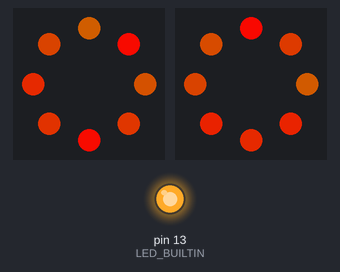
The sketch below on a simulated Arduino Nano, built with avr-gcc and run on an emulated ATmega328P. On the bench: 2 × 8 RGB LEDs in a ring, first at the top, clockwise, output pins drawn as LEDs (lit = HIGH). Random numbers use the default seed unless the sketch sets one; what the sketch prints to the serial monitor is not drawn.

Above: at 2.46 s.
At 11.77 s:
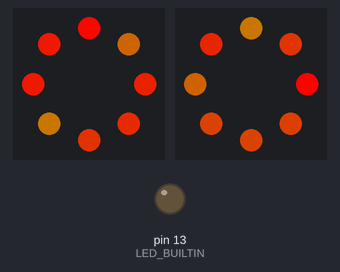
At 21.08 s:
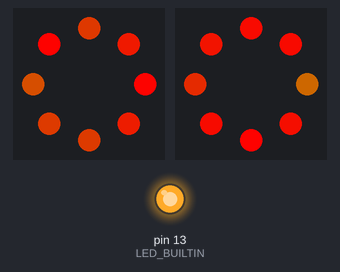
At 27.09 s:
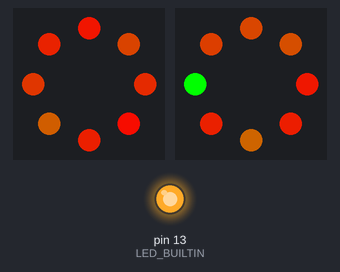
At 31.59 s:
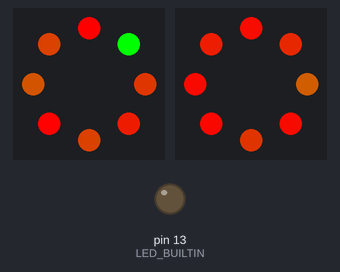
At 39.7 s:
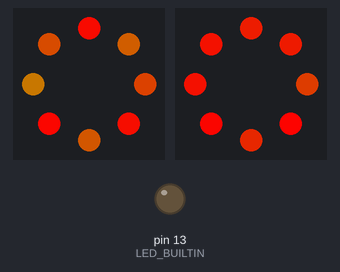
Timing chart, 0 to 40.0 s (numbered marks = the images above):
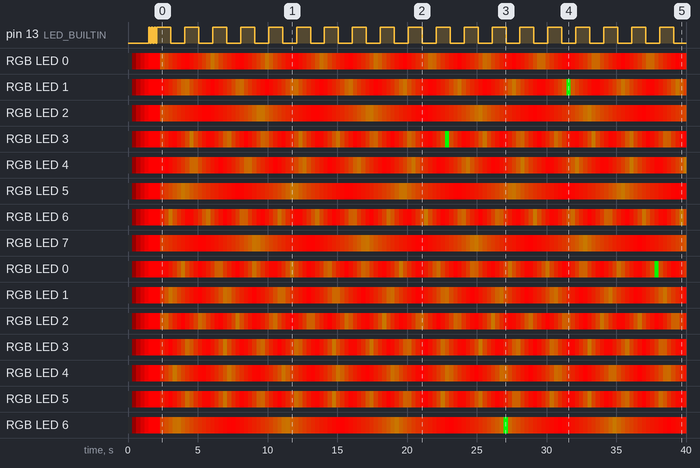

Measured:
- by itself, pin 13 (LED_BUILTIN): HIGH → LOW at 1.6 s, → HIGH 0.10 s later, → LOW 0.10 s later, → HIGH 0.10 s later, … (43 changes in this stretch)
- by itself, RGB LED 0: off → RGB(19, 0, 0) at 0.30 s, → RGB(80, 0, 0) 0.30 s later, → RGB(141, 0, 0) 0.30 s later, → RGB(202, 0, 0) 0.30 s later, … (131 changes in this stretch)
- by itself, RGB LED 1: off → RGB(19, 0, 0) at 0.30 s, → RGB(80, 0, 0) 0.30 s later, → RGB(141, 0, 0) 0.30 s later, → RGB(202, 0, 0) 0.30 s later, … (131 changes in this stretch)

The sketch:

main.ino
```cpp
// (licence header left out)
#include "config.h"
// #include "bussard.h"    // Effect 1: counter-rotating wave + random flash
#include "bussard2.h"      // Effect 2: per-LED pulse (yellow/orange/red) + green flash

// ─── Heartbeat ────────────────────────────────────────────────────────────────

static unsigned long last_heartbeat  = 0;
static bool          heartbeat_state = false;

// ─── Setup ───────────────────────────────────────────────────────────────────

void setup() {
  delay(100);

  Serial.begin(115200);
  delay(100);

  randomSeed(analogRead(A0));

  Serial.println("PolarLights TOS Enterprise — Central Controller");

  // bussard_setup();    // Effect 1
  bussard2_setup();      // Effect 2 — called first to clear LEDs before startup blink

  pinMode(LED_BUILTIN, OUTPUT);

  // Startup blink — 3 fast blinks to confirm firmware is running
  for (int i = 0; i < 3; i++) {
    digitalWrite(LED_BUILTIN, HIGH); delay(100);
    digitalWrite(LED_BUILTIN, LOW);  delay(100);
  }

  // Add additional subsystem setup calls here:
  // navlights_setup();
  // impulse_setup();

  Serial.println("Controller: Ready");
}

// ─── Loop ────────────────────────────────────────────────────────────────────

void loop() {
  // bussard_loop();    // Effect 1
  bussard2_loop();      // Effect 2

  // Add additional subsystem loop calls here:
  // navlights_loop();
  // impulse_loop();

  // Heartbeat — 1Hz blink on built-in LED
  unsigned long now = millis();
  if (now - last_heartbeat >= 1000) {
    last_heartbeat  = now;
    heartbeat_state = !heartbeat_state;
    digitalWrite(LED_BUILTIN, heartbeat_state ? HIGH : LOW);
  }
}
```

bussard.cpp
```cpp
// (licence header left out)
#include "bussard.h"

// ─── Module State ─────────────────────────────────────────────────────────────

static CRGB leds_port[LED_COUNT];
static CRGB leds_starboard[LED_COUNT];
static LEDState state_port[LED_COUNT];
static LEDState state_starboard[LED_COUNT];

static unsigned long last_rotation  = 0;
static unsigned long last_fade_step = 0;
static unsigned long last_flash_step = 0;

// ─── Private Functions ────────────────────────────────────────────────────────

/*
 * initialize_ring()
 * Seeds LED state array with randomised starting values.
 */
static void initialize_ring(LEDState* ring) {
  for (int i = 0; i < LED_COUNT; i++) {
    ring[i].base_red        = 255;
    ring[i].base_green      = random(1, 34);
    ring[i].base_blue       = 0;
    ring[i].fade_dir        = random(0, 2);
    ring[i].flash_red       = 0;
    ring[i].flash_green     = 0;
    ring[i].flash_blue      = 0;
    ring[i].flash_fade_dir  = 1;
    ring[i].flashing        = false;
    ring[i].flash_type      = 0;
    ring[i].flash_end_time  = millis() - random(0, BUSSARD_FLASH_COOLDOWN);
  }
}

/*
 * rotate_colors_ccw()
 * Shifts base wave state one position counter-clockwise through the ring.
 * Flash overlay state is not moved.
 */
static void rotate_colors_ccw(LEDState* ring) {
  uint8_t t_red   = ring[0].base_red;
  uint8_t t_green = ring[0].base_green;
  uint8_t t_blue  = ring[0].base_blue;
  uint8_t t_dir   = ring[0].fade_dir;
  for (int i = 0; i < LED_COUNT - 1; i++) {
    ring[i].base_red   = ring[i + 1].base_red;
    ring[i].base_green = ring[i + 1].base_green;
    ring[i].base_blue  = ring[i + 1].base_blue;
    ring[i].fade_dir   = ring[i + 1].fade_dir;
  }
  ring[LED_COUNT - 1].base_red   = t_red;
  ring[LED_COUNT - 1].base_green = t_green;
  ring[LED_COUNT - 1].base_blue  = t_blue;
  ring[LED_COUNT - 1].fade_dir   = t_dir;
}

/*
 * rotate_colors_cw()
 * Shifts base wave state one position clockwise through the ring.
 * Flash overlay state is not moved.
 */
static void rotate_colors_cw(LEDState* ring) {
  uint8_t t_red   = ring[LED_COUNT - 1].base_red;
  uint8_t t_green = ring[LED_COUNT - 1].base_green;
  uint8_t t_blue  = ring[LED_COUNT - 1].base_blue;
  uint8_t t_dir   = ring[LED_COUNT - 1].fade_dir;
  for (int i = LED_COUNT - 1; i > 0; i--) {
    ring[i].base_red   = ring[i - 1].base_red;
    ring[i].base_green = ring[i - 1].base_green;
    ring[i].base_blue  = ring[i - 1].base_blue;
    ring[i].fade_dir   = ring[i - 1].fade_dir;
  }
  ring[0].base_red   = t_red;
  ring[0].base_green = t_green;
  ring[0].base_blue  = t_blue;
  ring[0].fade_dir   = t_dir;
}

/*
 * update_fade()
 * Advances the base wave fade cycle for one LED.
 * Red is inversely proportional to green: full red at green=0.
 */
static void update_fade(LEDState* state) {
  if (state->base_green <= 50 && state->fade_dir == 1) {
    state->base_green++;
    if (state->base_green >= 50) state->fade_dir = 0;
  } else if (state->base_green >= 1 && state->fade_dir == 0) {
    state->base_green--;
    if (state->base_green <= 1) state->fade_dir = 1;
  }
  state->base_red  = 255 - (state->base_green * 2);
  state->base_blue = 0;
}

/*
 * count_active_flashes()
 * Returns total number of LEDs currently in a flash state across both rings.
 */
static int count_active_flashes() {
  int count = 0;
  for (int i = 0; i < LED_COUNT; i++) {
    if (state_port[i].flashing)      count++;
    if (state_starboard[i].flashing) count++;
  }
  return count;
}

/*
 * check_flash_trigger()
 * Evaluates flash trigger conditions for one LED.
 * Skips if: adjacent LED is flashing, global flash limit reached, or cooldown active.
 */
static void check_flash_trigger(LEDState* ring, int index) {
  int prev = (index - 1 + LED_COUNT) % LED_COUNT;
  int next = (index + 1) % LED_COUNT;
  unsigned long now = millis();

  if (!ring[index].flashing
      && !ring[prev].flashing
      && !ring[next].flashing
      && count_active_flashes() < BUSSARD_MAX_FLASHES
      && (now - ring[index].flash_end_time >= BUSSARD_FLASH_COOLDOWN)) {

    if (random(0, 100) < BUSSARD_FLASH_PROB) {
      int prob = random(0, 100);

#ifdef BUSSARD_BLUE_FLASH_ENABLED
      if (prob < BUSSARD_PROB_BLUE) {
        ring[index].flash_type      = 1;
        ring[index].flashing        = true;
        ring[index].flash_blue      = 1;
        ring[index].flash_red       = 0;
        ring[index].flash_green     = 0;
        ring[index].flash_fade_dir  = 1;
      } else if (prob < (BUSSARD_PROB_BLUE + BUSSARD_PROB_PURE_GREEN)) {
#else
      if (prob < (BUSSARD_PROB_BLUE + BUSSARD_PROB_PURE_GREEN)) {
#endif
        ring[index].flash_type      = 2;
        ring[index].flashing        = true;
        ring[index].flash_green     = 1;
        ring[index].flash_red       = 0;
        ring[index].flash_blue      = 0;
        ring[index].flash_fade_dir  = 1;
      }
    }
  }
}

/*
 * update_flash()
 * Advances the flash overlay fade cycle for one LED.
 * Clears flash state and records end time when fade completes.
 */
static void update_flash(LEDState* state) {
  if (!state->flashing) return;

  if (state->flash_type == 1) {
    // Blue flash
    if (state->flash_blue <= BUSSARD_FLASH_PEAK && state->flash_fade_dir == 1) {
      state->flash_blue++;
      if (state->flash_blue >= BUSSARD_FLASH_PEAK) state->flash_fade_dir = 0;
    } else if (state->flash_blue >= 1 && state->flash_fade_dir == 0) {
      state->flash_blue--;
      if (state->flash_blue <= 1) {
        state->flashing       = false;
        state->flash_type     = 0;
        state->flash_blue     = 0;
        state->flash_end_time = millis();
      }
    }
  } else if (state->flash_type == 2) {
    // Green flash
    if (state->flash_green <= BUSSARD_FLASH_PEAK && state->flash_fade_dir == 1) {
      state->flash_green++;
      if (state->flash_green >= BUSSARD_FLASH_PEAK) state->flash_fade_dir = 0;
    } else if (state->flash_green >= 1 && state->flash_fade_dir == 0) {
      state->flash_green--;
      if (state->flash_green <= 1) {
        state->flashing       = false;
        state->flash_type     = 0;
        state->flash_green    = 0;
        state->flash_end_time = millis();
      }
    }
  }
}

/*
 * apply_colors()
 * Writes flash overlay to FastLED array when active; base wave otherwise.
 */
static void apply_colors(LEDState* states, CRGB* leds) {
  for (int i = 0; i < LED_COUNT; i++) {
    if (states[i].flashing) {
      leds[i] = CRGB(states[i].flash_red, states[i].flash_green, states[i].flash_blue);
    } else {
      leds[i] = CRGB(states[i].base_red, states[i].base_green, states[i].base_blue);
    }
  }
}

// ─── Public Interface ─────────────────────────────────────────────────────────

/*
 * bussard_setup()
 * Registers FastLED strips, initialises ring state, runs startup LED test.
 */
void bussard_setup() {
  FastLED.addLeds<LED_TYPE, PIN_PORT, COLOR_ORDER>(leds_port, LED_COUNT);
  FastLED.addLeds<LED_TYPE, PIN_STARBOARD, COLOR_ORDER>(leds_starboard, LED_COUNT);
  FastLED.setBrightness(BRIGHTNESS);

  initialize_ring(state_port);
  initialize_ring(state_starboard);

  Serial.println("Bussard: Initialised");
  Serial.println("Bussard: Port=CCW | Starboard=CW");
  Serial.print  ("Bussard: Rotation delay=");
  Serial.print  (BUSSARD_ROTATION_DELAY);
  Serial.println("ms");

  // Startup LED test — all LEDs dim red for ~3s then ramp to full
  Serial.println("Bussard: LED test...");
  for (int i = 0; i < LED_COUNT; i++) {
    leds_port[i]      = CRGB(32, 0, 0);
    leds_starboard[i] = CRGB(32, 0, 0);
  }
  FastLED.show();
  delay(3200);

  for (int b = 32; b <= 255; b++) {
    for (int i = 0; i < LED_COUNT; i++) {
      leds_port[i]      = CRGB(b, 0, 0);
      leds_starboard[i] = CRGB(b, 0, 0);
    }
    FastLED.show();
    delay(4); // ~223 steps × 4ms ≈ 1s
  }
  Serial.println("Bussard: Ready");
}

/*
 * bussard_loop()
 * Advances rotation, fade, and flash state machines. Writes to FastLED arrays.
 * Must be called every iteration of loop().
 */
void bussard_loop() {
  unsigned long now = millis();

  // Rotation
  if (now - last_rotation >= BUSSARD_ROTATION_DELAY) {
    last_rotation = now;
    rotate_colors_ccw(state_port);
    rotate_colors_cw(state_starboard);
  }

  // Fade and flash steps
  bool do_fade_step  = (now - last_fade_step  >= BUSSARD_FADE_STEP_DELAY);
  bool do_flash_step = (now - last_flash_step >= BUSSARD_FLASH_STEP_DELAY);

  if (do_fade_step)  last_fade_step  = now;
  if (do_flash_step) last_flash_step = now;

  for (int i = 0; i < LED_COUNT; i++) {
    if (do_fade_step) {
      update_fade(&state_port[i]);
      update_fade(&state_starboard[i]);
    }
    if (do_flash_step) {
      check_flash_trigger(state_port,      i);
      check_flash_trigger(state_starboard, i);
      update_flash(&state_port[i]);
      update_flash(&state_starboard[i]);
    }
  }

  apply_colors(state_port,      leds_port);
  apply_colors(state_starboard, leds_starboard);
  FastLED.show();
}
```

bussard.h
```cpp
// (licence header left out)
#ifndef BUSSARD_H
#define BUSSARD_H

#include "config.h"

// ─── Animation Parameters ─────────────────────────────────────────────────────

#define BUSSARD_ROTATION_DELAY  300   // ms between rotation steps (~25 RPM)
#define BUSSARD_FADE_STEP_DELAY  20   // ms between base wave fade steps
#define BUSSARD_FLASH_STEP_DELAY  1   // ms between flash fade steps
#define BUSSARD_FLASH_PEAK       25   // flash channel peak value
#define BUSSARD_FLASH_COOLDOWN  2500  // ms an LED must wait before retriggering
#define BUSSARD_FLASH_PROB        4   // % chance per LED per flash step
#define BUSSARD_MAX_FLASHES       3   // maximum simultaneous active flashes

// Flash type probabilities (must sum ≤ 100; remainder = base rotation colour)
#define BUSSARD_PROB_BLUE        10   // % chance of blue flash
#define BUSSARD_PROB_PURE_GREEN   5   // % chance of pure green flash

// ─── Public Interface ─────────────────────────────────────────────────────────

/*
 * bussard_setup()
 * Registers FastLED strips, seeds LED state, and runs startup LED test.
 * Call once from setup().
 */
void bussard_setup();

/*
 * bussard_loop()
 * Advances all Bussard animation state machines (rotation, fade, flash).
 * Call every iteration from loop().
 */
void bussard_loop();

#endif // BUSSARD_H
```

bussard2.cpp
```cpp
// (licence header left out)
#include "bussard2.h"

// ─── Internal State ───────────────────────────────────────────────────────────

/*
 * B2State
 * Per-LED state for the v2 pulse effect.
 */
struct B2State {
  uint8_t       phase;            // current position in pulse cycle (0–255)
  uint8_t       phase_step;       // phase advance per tick (1–3, randomised at init)
  bool          flashing;         // true during active green flash
  unsigned long flash_end_time;   // millis() timestamp when flash expires
};

static CRGB    leds_port[LED_COUNT];
static CRGB    leds_starboard[LED_COUNT];
static B2State state_port[LED_COUNT];
static B2State state_starboard[LED_COUNT];

static unsigned long last_phase_step = 0;

// ─── Private Functions ────────────────────────────────────────────────────────

/*
 * phase_to_color()
 * Maps a phase value (0–255) to a CRGB colour along the dim-yellow → red arc.
 * Phase 0 and 255 are both dim yellow. Phase 127 is bright red.
 */
static CRGB phase_to_color(uint8_t phase) {
  // Fold phase into a 0–127 triangle (0 = dim, 127 = peak)
  uint8_t half = (phase <= 127) ? phase : (255 - phase);

  uint8_t r = (uint8_t)(100 + ((uint16_t)155 * half / 127));
  uint8_t g = (uint8_t)( 60 - ((uint16_t) 60 * half / 127));

  return CRGB(r, g, 0);
}

/*
 * initialize_ring()
 * Seeds per-LED state with randomised phase offsets and step sizes.
 */
static void initialize_ring(B2State* ring) {
  for (int i = 0; i < LED_COUNT; i++) {
    ring[i].phase       = (uint8_t)random(0, 256);
    ring[i].phase_step  = (uint8_t)random(1, 4);   // 1, 2, or 3
    ring[i].flashing      = false;
    ring[i].flash_end_time = 0;
  }
}

/*
 * advance_phase()
 * Advances phase for one LED. Returns true if a phase wrap occurred.
 * Flash triggering is handled separately by check_flash_trigger().
 */
static bool advance_phase(B2State* state) {
  if (state->flashing) return false;  // hold phase during flash

  uint16_t next = (uint16_t)state->phase + state->phase_step;

  if (next >= 256) {
    state->phase = (uint8_t)(next - 256);
    return true;   // phase wrapped — caller may evaluate flash trigger
  } else {
    state->phase = (uint8_t)next;
    return false;
  }
}

/*
 * check_flash_trigger()
 * Evaluates green flash trigger for one LED at phase wrap.
 * Skips if the LED or either neighbour is already flashing (adjacency guard).
 */
static void check_flash_trigger(B2State* ring, int index) {
  int prev = (index - 1 + LED_COUNT) % LED_COUNT;
  int next = (index + 1) % LED_COUNT;

  if (ring[index].flashing) return;
  if (ring[prev].flashing)  return;
  if (ring[next].flashing)  return;

  if (random(0, 100) < BUSSARD2_FLASH_PROB) {
    ring[index].flashing      = true;
    ring[index].flash_end_time = millis() + BUSSARD2_FLASH_DURATION;
  }
}

/*
 * apply_colors()
 * Writes computed colour to FastLED array.
 * Renders green flash overlay when active; base pulse colour otherwise.
 */
static void apply_colors(B2State* states, CRGB* leds) {
  unsigned long now = millis();
  for (int i = 0; i < LED_COUNT; i++) {
    if (states[i].flashing) {
      if (now >= states[i].flash_end_time) {
        states[i].flashing = false;   // flash expired — return to pulse
      } else {
        leds[i] = CRGB(0, 255, 0);
        continue;
      }
    }
    leds[i] = phase_to_color(states[i].phase);
  }
}

// ─── Public Interface ─────────────────────────────────────────────────────────

/*
 * bussard2_setup()
 * Registers FastLED strips, initialises ring state, runs startup LED test.
 */
void bussard2_setup() {
  FastLED.addLeds<LED_TYPE, PIN_PORT,      COLOR_ORDER>(leds_port,      LED_COUNT);
  FastLED.addLeds<LED_TYPE, PIN_STARBOARD, COLOR_ORDER>(leds_starboard, LED_COUNT);
  FastLED.setBrightness(BRIGHTNESS);

  // Ensure LEDs are off before any startup sequence
  FastLED.clear();
  FastLED.show();

  initialize_ring(state_port);
  initialize_ring(state_starboard);

  Serial.println("Bussard2: Initialised");
  Serial.println("Bussard2: Per-LED pulse mode");

  // Startup ramp — LEDs ramp from off to full red over ~1s
  Serial.println("Bussard2: LED test...");

  for (int b = 0; b <= 255; b++) {
    for (int i = 0; i < LED_COUNT; i++) {
      leds_port[i]      = CRGB(b, 0, 0);
      leds_starboard[i] = CRGB(b, 0, 0);
    }
    FastLED.show();
    delay(4);
  }
  Serial.println("Bussard2: Ready");
}

/*
 * bussard2_loop()
 * Advances phase and flash state machines for all LEDs. Writes to FastLED arrays.
 * Must be called every iteration of loop().
 */
void bussard2_loop() {
  unsigned long now = millis();

  bool do_phase_step = (now - last_phase_step >= BUSSARD2_PHASE_STEP_DELAY);

  if (do_phase_step) last_phase_step = now;

  if (do_phase_step) {
    for (int i = 0; i < LED_COUNT; i++) {
      if (advance_phase(&state_port[i]))      check_flash_trigger(state_port,      i);
      if (advance_phase(&state_starboard[i])) check_flash_trigger(state_starboard, i);
    }
  }

  apply_colors(state_port,      leds_port);
  apply_colors(state_starboard, leds_starboard);
  FastLED.show();
}
```

bussard2.h
```cpp
// (licence header left out)
#ifndef BUSSARD2_H
#define BUSSARD2_H

#include "config.h"

// ─── Animation Parameters ─────────────────────────────────────────────────────

#define BUSSARD2_PHASE_STEP_DELAY   30    // ms between phase advance ticks
#define BUSSARD2_FLASH_DURATION     50    // ms green flash is held on
#define BUSSARD2_FLASH_PROB         15    // % chance of green flash at phase wrap

// ─── Public Interface ─────────────────────────────────────────────────────────

/*
 * bussard2_setup()
 * Registers FastLED strips, seeds per-LED state, and runs startup LED test.
 * Call once from setup().
 */
void bussard2_setup();

/*
 * bussard2_loop()
 * Advances all per-LED pulse and flash state machines.
 * Call every iteration from loop().
 */
void bussard2_loop();

#endif // BUSSARD2_H
```

Source omitted: config.h (1702 bytes)
